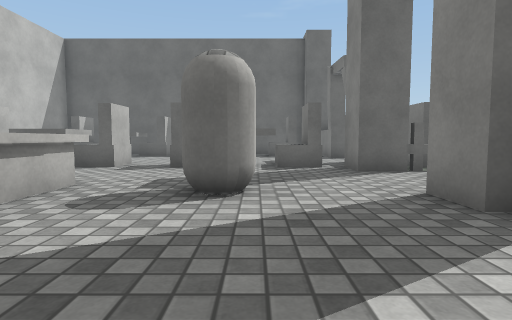
[1] (above)

18 first-person views from a walk through a 3-D level made in the Unity game engine. The camera is 0.72 m above the floor, tilts 4° down and sees 80° across. The floor is counted in squares, 1 m on a side. Each view is taken from the middle of a square. On the plan, view 1 faces up. The plan holds only what a view shows up to about 10 squares ahead; the rest is blank. Surface patterns are stand-ins for the level's own textures.

[2]
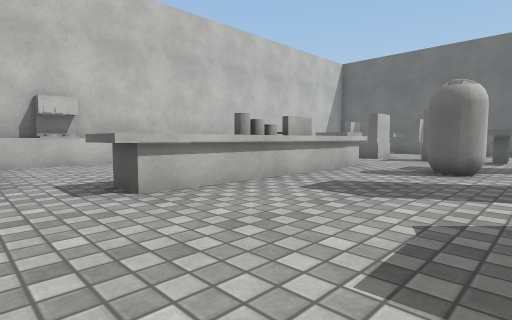

[3]
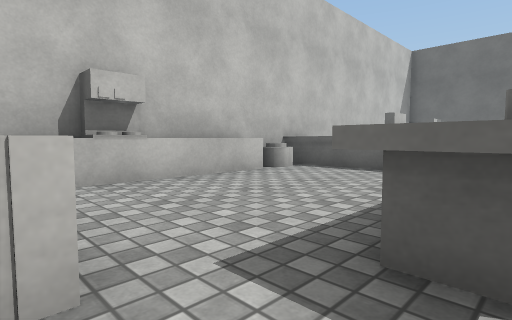

[4]
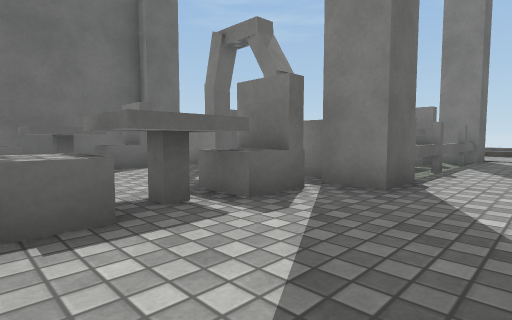

[5]
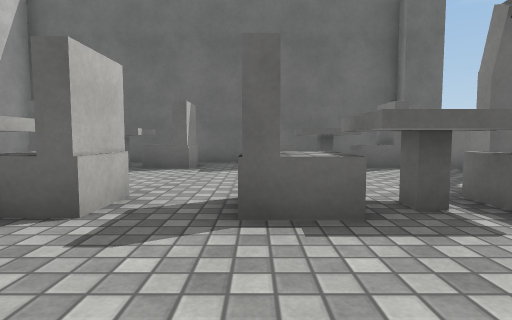

[6]
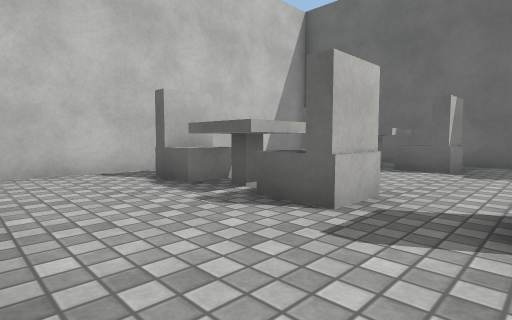

[7]
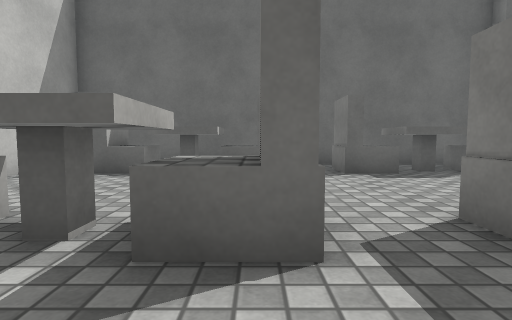

[8]
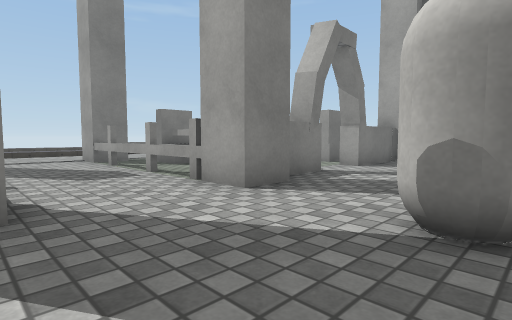

[9]
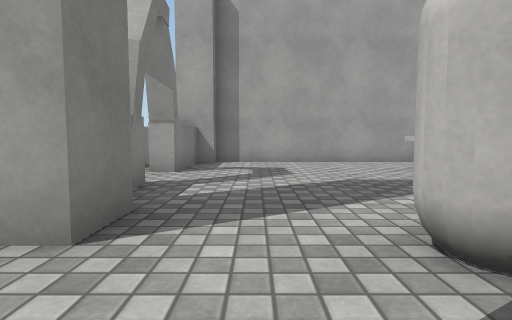

[10]
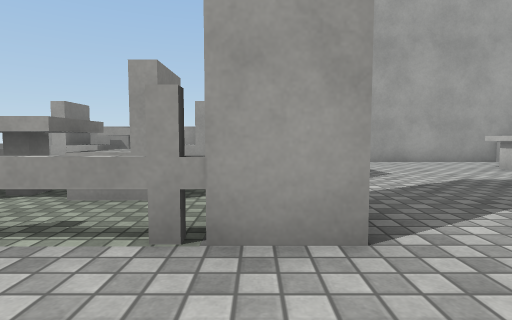

[11]
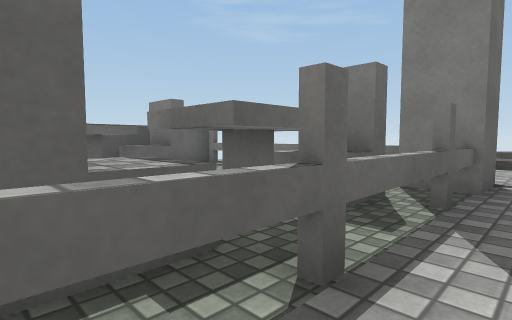

[12]
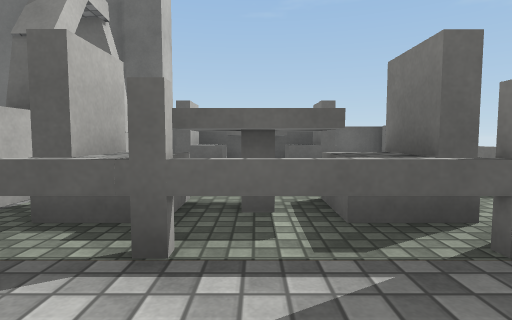

[13]
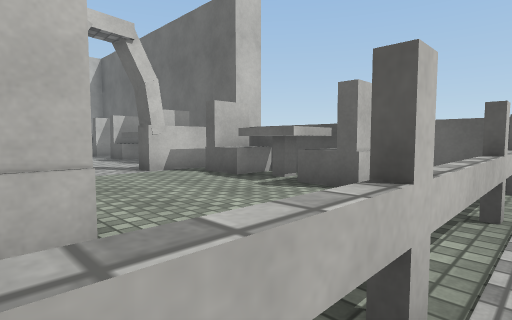

[14]
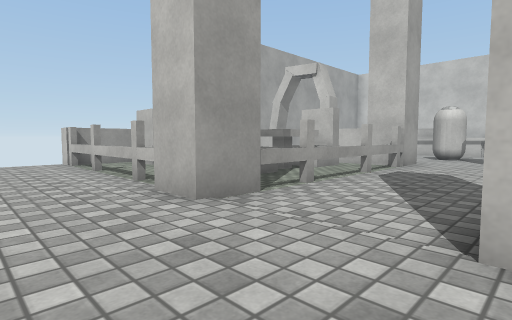

[15]
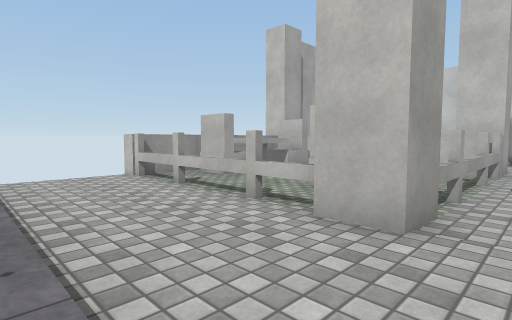

[16]
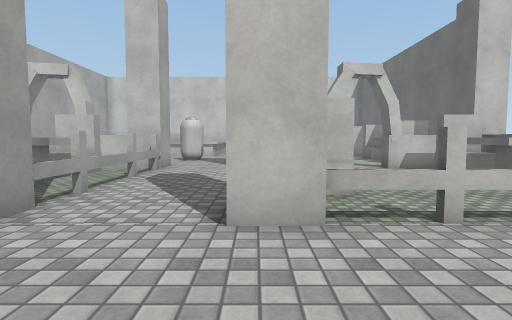

[17]
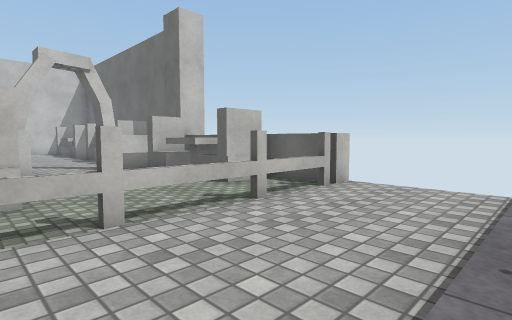

[18]
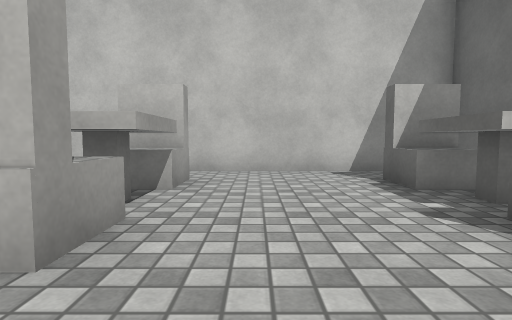

### Floor plan
Key: @ floor where view 1 was taken; # wall or solid block; . main floor; : floor 0.05 m higher than the main floor; + floor 0.2 m higher than the main floor; = window, fence, low wall or low ledge; ^ raised ledge; C capsule; B block; T thing the floor can be seen under or through; O other object.
Columns run from 9 left of view 1 to 13 right of it. Each row starts with its distance up from view 1.
 15  ###########
 14 #  ........#########
 13 # OOOO.OOOOO#OOOOO.T::+
 12 #..OO.......#OOOO..T::+
 11 #..................T::+
 10 #..................T::+
  9 #.OOOO..OO..#......T::+
  8 #.OOOO.OOOOO#OOOOO#:::+
  7 #..........####==##:::+
  6 #..................:::
  5 # ^^^^^............:::+
  4 #O^^  ^.CC.####==##T::+
  3 #O... O....####OO TT::+
  2 #^... #.....#OOOOO.T::+
  1 #^... O......   ...T::+
  0 #^...^^..@....  ...T::+
 -1 ##...^^.....#. O...T::+
 -2 #^..........#OOOOO.T::
 -3    BB......#########
 -4     ########

Where each view was taken, in squares from view 1:
view 1: 0 up, 0 right, facing up
view 2: 3 down, 1 right, facing up-left
view 3: 3 down, 3 left, facing up-left
view 4: 5 up, 2 left, facing up-right
view 5: 5 up, 2 left, facing up
view 6: 5 up, 2 left, facing up-left
view 7: 6 up, 4 left, facing up
view 8: 7 up, 1 left, facing down-right
view 9: 6 up, 1 right, facing down
view 10: 6 up, 3 right, facing down
view 11: 6 up, 4 right, facing up-right
view 12: 5 up, 6 right, facing up
view 13: 8 up, 10 right, facing up-left
view 14: 7 up, 12 right, facing down-left
view 15: 5 up, 13 right, facing down-left
view 16: 7 up, 13 right, facing left
view 17: 8 up, 13 right, facing up-left
view 18: 10 up, 2 left, facing left
